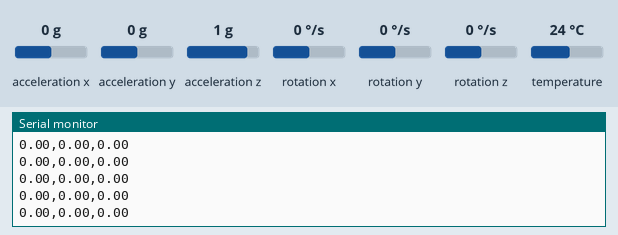
Recording of a sketch running on a simulated ESP32. On the bench: the last lines printed to the serial monitor. Inputs (shaded band) come from the test bench; at power-on: acceleration x 0 g, acceleration y 0 g, acceleration z 1 g, rotation x 0 °/s, rotation y 0 °/s, rotation z 0 °/s, temperature 24 °C.

Above: at 1.3 s.
1.4 s: acceleration x set to -1.4 g
At 2.5 s:
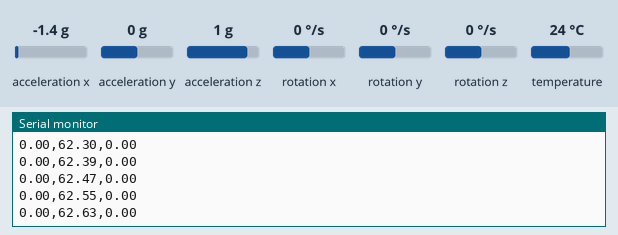
2.9 s: acceleration y set to -1.4 g
At 4.0 s:
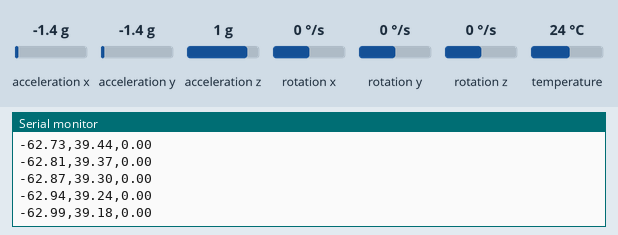
4.4 s: acceleration z set to -1.4 g
At 5.4 s:
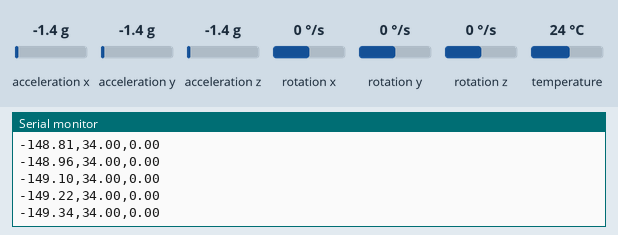
5.9 s: rotation x set to -192 °/s
At 7.0 s:
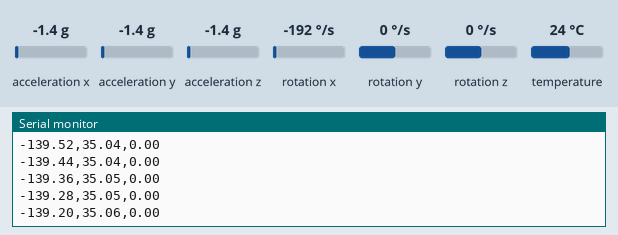
7.4 s: rotation y set to -192 °/s
At 8.2 s:
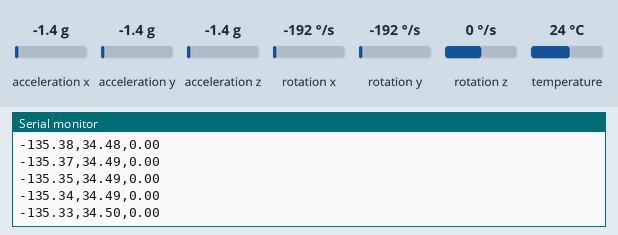
Timing chart, 0 to 9.9 s (numbered marks = the images above; inputs shaded):
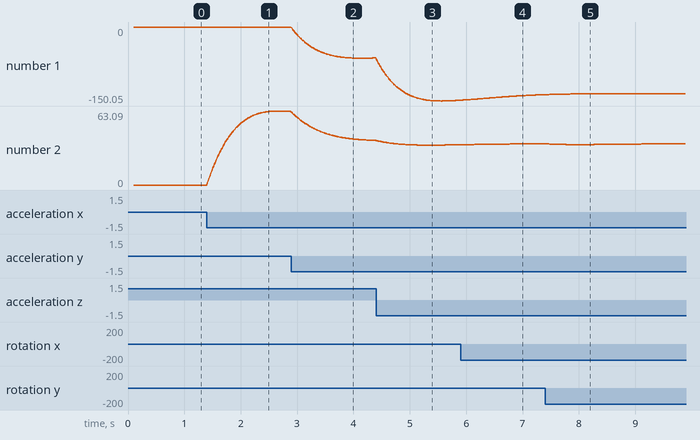

The sketch:

imu_kf.ino
```cpp
// Custom Linear Kalman Filter for MPU-6050 on ESP32

#include <Adafruit_MPU6050.h>
#include <Adafruit_Sensor.h>
#include <Wire.h>

Adafruit_MPU6050 mpu;

#define PI 3.141592f

unsigned long microsPrevious;

typedef struct {
  float angle;     // Estimated angle (radians)
  float bias;      // Estimated gyro bias (rad/s)
  float P[2][2];   // Error covariance matrix
  float Q_angle;   // Process noise covariance for angle
  float Q_bias;    // Process noise covariance for bias
  float R_measure; // Measurement noise covariance
} KalmanFilter;

KalmanFilter kalmanRoll, kalmanPitch, kalmanYaw;

// Kalman functions to be used later

void initKalmanFilter(KalmanFilter* kf, float Q_angle, float Q_bias, float R_measure) {
  kf->angle = 0.0f;
  kf->bias = 0.0f;

  // err covariance matrix
  kf->P[0][0] = 0.0f;
  kf->P[0][1] = 0.0f;
  kf->P[1][0] = 0.0f;
  kf->P[1][1] = 0.0f;

  kf->Q_angle = Q_angle;
  kf->Q_bias = Q_bias;
  kf->R_measure = R_measure;
}

float updateKalman(KalmanFilter* kf, float measurement, float rate, float dt) {

  kf->angle += (rate - kf->bias) * dt;

  kf->P[0][0] += dt * (dt * kf->P[1][1] - kf->P[0][1] - kf->P[1][0] + kf->Q_angle);
  kf->P[0][1] -= dt * kf->P[1][1];
  kf->P[1][0] -= dt * kf->P[1][1];
  kf->P[1][1] += kf->Q_bias * dt;

  float S = kf->P[0][0] + kf->R_measure;
  float K[2];
  K[0] = kf->P[0][0] / S;
  K[1] = kf->P[1][0] / S;

  float y = measurement - kf->angle;

  kf->angle += K[0] * y;
  kf->bias += K[1] * y;

  float P00_temp = kf->P[0][0];
  float P01_temp = kf->P[0][1];

  kf->P[0][0] -= K[0] * P00_temp;
  kf->P[0][1] -= K[0] * P01_temp;
  kf->P[1][0] -= K[1] * P00_temp;
  kf->P[1][1] -= K[1] * P01_temp;

  return kf->angle;
}

void accelAngles(float ax, float ay, float az, float* accelRoll, float* accelPitch) {
  float norm = sqrt(ax * ax + ay * ay + az * az);

  if (norm > 0.1f) {
    ax /= norm;
    ay /= norm;
    az /= norm;

    *accelRoll = atan2(ay, az);
    *accelPitch = -atan2(ax, sqrt(ay * ay + az * az));
  }
}

void setup(void) {
  Serial.begin(115200);
  Wire.begin(21, 22);  // Pins SDA=21, SCL=22
  if (!mpu.begin()) {
    Serial.println("Failed to find MPU6050 chip");
    while (1) { delay(10); }
  }
  Serial.println("MPU6050 Found!");

  mpu.setAccelerometerRange(MPU6050_RANGE_8_G);
  mpu.setGyroRange(MPU6050_RANGE_500_DEG);
  mpu.setFilterBandwidth(MPU6050_BAND_5_HZ);

  initKalmanFilter(&kalmanRoll, 0.001f, 0.003f, 0.03f);
  initKalmanFilter(&kalmanPitch, 0.001f, 0.003f, 0.03f);

  initKalmanFilter(&kalmanYaw, 0.001f, 0.003f, 1000.0f);

  microsPrevious = micros();

  Serial.println("Kalman Filter ready. Output: Roll,Pitch,Yaw (degrees)");
  delay(100);
}

void loop() {
  sensors_event_t a, g, temp;
  mpu.getEvent(&a, &g, &temp);

  unsigned long microsNow = micros();
  float dt = (microsNow - microsPrevious) / 1000000.0f;
  microsPrevious = microsNow;

  if (dt > 0.1f) dt = 0.01f;
  if (dt < 0.0001f) dt = 0.01f;

  float gx = g.gyro.x * PI / 180.0f;
  float gy = g.gyro.y * PI / 180.0f;
  float gz = g.gyro.z * PI / 180.0f;

  float ax = a.acceleration.x;
  float ay = a.acceleration.y;
  float az = a.acceleration.z;

  float accelRoll, accelPitch;
  accelAngles(ax, ay, az, &accelRoll, &accelPitch);

  // (no magnetometer)
  // So we'll use a pseudo-measurement that's just the previous estimate
  // This effectively makes it an open-loop integration with bias tracking

  float roll = updateKalman(&kalmanRoll, accelRoll, gx, dt);
  float pitch = updateKalman(&kalmanPitch, accelPitch, gy, dt);
  float yaw = updateKalman(&kalmanYaw, kalmanYaw.angle, gz, dt);

  Serial.print(roll * 180.0f / PI);
  Serial.print(",");
  Serial.print(pitch * 180.0f / PI);
  Serial.print(",");
  Serial.println(yaw * 180.0f / PI);

  delay(10);
}
```

Measured:
- after the input at 1.4 s, the serial monitor: prints a new line at once (image 1)
- plotted number 2: 0 → 62.62 after the input at 1.4 s
